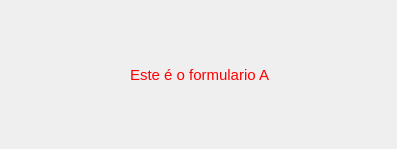
<?xml version="1.0" encoding="UTF-8"?>
<ui version="4.0">
 <class>FrmA</class>
 <widget class="QMainWindow" name="FrmA">
  <property name="geometry">
   <rect>
    <x>0</x>
    <y>0</y>
    <width>397</width>
    <height>149</height>
   </rect>
  </property>
  <property name="windowTitle">
   <string>Form A</string>
  </property>
  <widget class="QWidget" name="centralwidget">
   <widget class="QLabel" name="label">
    <property name="geometry">
     <rect>
      <x>130</x>
      <y>60</y>
      <width>141</width>
      <height>31</height>
     </rect>
    </property>
    <property name="text">
     <string>&lt;html&gt;&lt;head/&gt;&lt;body&gt;&lt;p&gt;&lt;span style=&quot; font-size:11pt; color:#ff0000;&quot;&gt;Este é o formulario A&lt;/span&gt;&lt;/p&gt;&lt;/body&gt;&lt;/html&gt;</string>
    </property>
   </widget>
  </widget>
 </widget>
 <resources/>
 <connections/>
</ui>
